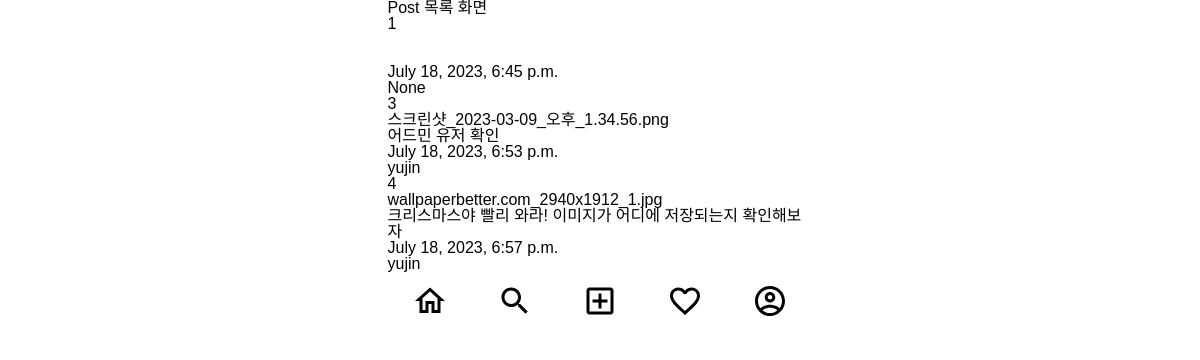
/posts/, run on the app's committed database.
### posts/models.py (models this page shows)
class Post (models.Model):
    image = models.ImageField(verbose_name='이미지', null=True, blank=True)
    content = models.TextField(verbose_name='내용', null=True)
    created_at = models.DateTimeField(verbose_name='작성일', auto_now_add=True)
    view_count = models.IntegerField(verbose_name='조회수', default=0)
    writer = models.ForeignKey(to=User, on_delete=models.CASCADE, verbose_name='작성자', null=True, blank=True)

### posts/views.py (the view)
# urls.py: path('', post_list_view, name = 'post-list'),
def post_list_view(request):
    post_list = Post.objects.all()
    context = {
        'post_list':post_list,
    }
    return render(request, 'posts/post_list.html', context)

### myinsta/templates/posts/post_list.html (shortened to what this page needs)
{% extends 'base.html' %}
{% block content %}
<h1>Post 목록 화면</h1>
    {% for post in post_list %}
    <div>
        {{ post.id }} <br/>
        {{ post.image }} <br/>
        {{ post.content }} <br/>
        {{ post.created_at }} <br/>
        {{ post.writer }} <br/>
    </div>
    {% endfor %}
{% endblock %}

### myinsta/templates/base.html (shortened to what this page needs)
{% load static %}
<!DOCTYPE html>
<html lang="ko">
<head>
    <link rel="stylesheet" href="{% static 'css/reset.css' %}">
    <link rel="stylesheet" href="{% static 'css/index.css' %}">
</head>
<body class="container">
    <div>
        {% block content %}
        {% endblock %}
    </div>
    <div>
        <nav>
            <ul class="bottom-menu-group">
                <li>
                    <img src="{% static 'icons/home_outlined_black_36dp.svg' %}" alt="홈">
                </li>
                <li>
                    <img src="{% static 'icons/search_outlined_black_36dp.svg' %}" alt="검색">
                </li>
                <li>
                    <a href="{% url 'posts:post-create' %}">
                        <img src="{% static 'icons/add_box_outlined_black_36dp.svg' %}" alt="글쓰기">
                    </a>
                </li>
                <li>
                    <img src="{% static 'icons/favorite_outlined_black_36dp.svg' %}" alt="좋아요">
                </li>
                <li>
                    <img src="{% static 'icons/account_circle_outlined_black_36dp.svg' %}" alt="프로필">
                </li>
            </ul>
        </nav>
    </div>
</body>
</html>

### myinsta/static/css/index.css (style rules this page uses)
.container { display: flex; flex-direction: column; max-width: 425px; }
body { font-family: 'Noto Sans KR', sans-serif; margin: 0 auto 60px auto; }
.bottom-menu-group { display: flex; height: 60px; align-items: center; justify-content: space-around; background-color: #FFFFFF; }

### data on the page
Post: id "1", created_at "July 18, 2023, 6:45 p.m.", writer "None"
Post: id "3", image "스크린샷_2023-03-09_오후_1.34.56.png", content "어드민 유저 확인", created_at "July 18, 2023, 6:53 p.m.", writer "yujin"
Post: id "4", image "wallpaperbetter.com_2940x1912_1.jpg", content "크리스마스야 빨리 와라! 이미지가 어디에 저장되는지 확인해보자", created_at "July 18, 2023, 6:57 p.m.", writer "yujin"
